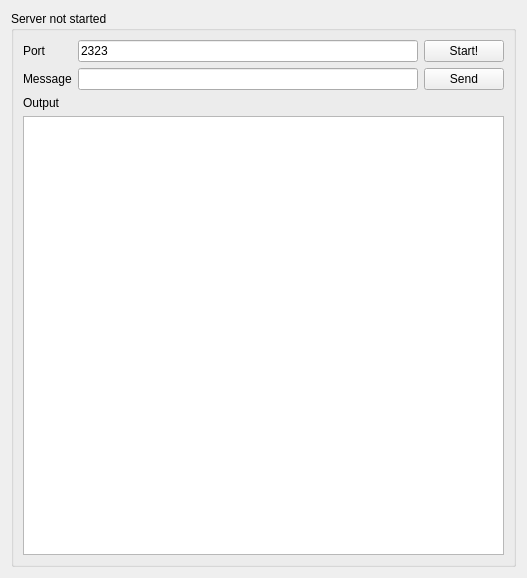
<?xml version="1.0" encoding="UTF-8"?>
<ui version="4.0">
 <class>Server</class>
 <widget class="QWidget" name="Server">
  <property name="geometry">
   <rect>
    <x>0</x>
    <y>0</y>
    <width>527</width>
    <height>578</height>
   </rect>
  </property>
  <property name="windowTitle">
   <string>Server</string>
  </property>
  <layout class="QVBoxLayout" name="verticalLayout">
   <item>
    <layout class="QGridLayout" name="gridLayout_2">
     <item row="0" column="0">
      <widget class="QGroupBox" name="groupBox">
       <property name="title">
        <string>Server not started</string>
       </property>
       <layout class="QGridLayout" name="gridLayout">
        <item row="0" column="0">
         <widget class="QLabel" name="label">
          <property name="text">
           <string>Port</string>
          </property>
         </widget>
        </item>
        <item row="0" column="1">
         <widget class="QLineEdit" name="lineEdit">
          <property name="text">
           <string>2323</string>
          </property>
         </widget>
        </item>
        <item row="0" column="2">
         <widget class="QPushButton" name="m_btnStart">
          <property name="text">
           <string>Start!</string>
          </property>
         </widget>
        </item>
        <item row="1" column="0">
         <widget class="QLabel" name="label_2">
          <property name="text">
           <string>Message</string>
          </property>
         </widget>
        </item>
        <item row="1" column="1">
         <widget class="QLineEdit" name="lineEdit_2"/>
        </item>
        <item row="1" column="2">
         <widget class="QPushButton" name="m_btnSend">
          <property name="text">
           <string>Send</string>
          </property>
         </widget>
        </item>
        <item row="2" column="0">
         <widget class="QLabel" name="label_3">
          <property name="text">
           <string>Output</string>
          </property>
         </widget>
        </item>
        <item row="3" column="0" colspan="3">
         <widget class="QTextEdit" name="m_ptxt">
          <property name="readOnly">
           <bool>true</bool>
          </property>
         </widget>
        </item>
       </layout>
      </widget>
     </item>
    </layout>
   </item>
  </layout>
 </widget>
 <resources/>
 <connections/>
</ui>
